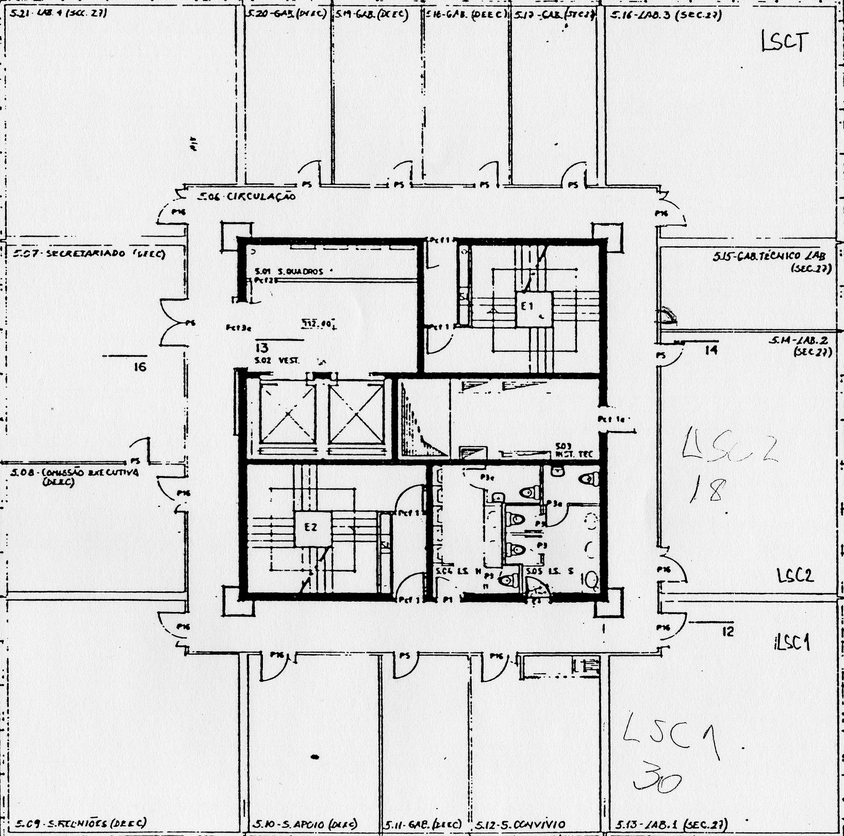
%> input picture matlab_pioneer/Piso005crop.png, 844 x 836 px, shrunk from 1637 x 1623 before the run
$ octave trajectory.m   (GNU Octave 9; MATLAB toolbox functions it lacks are replaced by stand-ins)
%> lines starting %> are read from the running program, lines starting %| are printed output that depends on the picture
%pchip
close all
piso5=imread('Piso005crop.png');
%> piso5 is the input picture: size 836x844x3 uint8; min 0, max 255, mean 218.7
imshow(piso5);
hold on;
x=[2 2.25 2.5 3        6.25 6.90 7         7 7.25 7.5 7.75 9      20.5 21 21.3 21.50    21.5 21.3 20.75 20.25   3 2.5 2.25 2];
y=[24 22 21.5 21.25   21.25 20.75 20.25   8.25 7.75 7.5 7.25 7   7 7.20 7.4 8.25       20.25 20.75 21.1 21.25  21.25 21.5 22 24];
t=1:1:length(x);
sx=pchip(t,57*x);
sy=pchip(t,57*(28.5-y));
tempo=1:0.01:length(x);
plot(ppval(sx,tempo),ppval(sy,tempo),'b');
plot(57*x,57*(28.5-y),'bo');
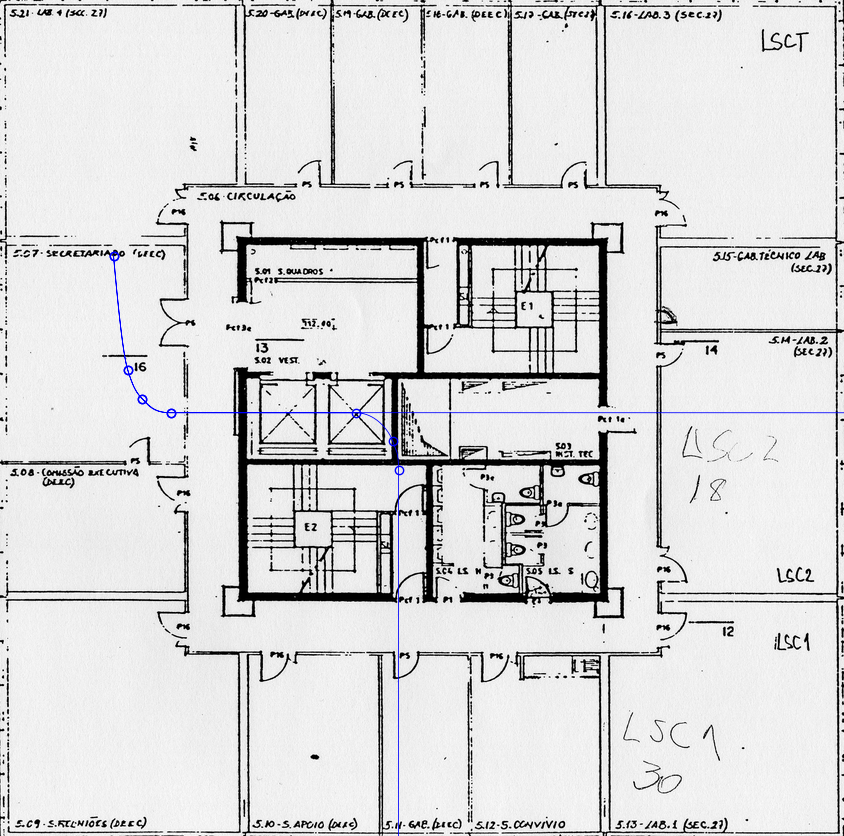
%> figure redrawn from the program's plot data

%spline
figure
imshow(piso5);
hold on;
x=[2 3 6 7 7 9 19 22 22 21.5 19 15 8 3 2];
y=[26 21.25 21.5 18 9 7 7 9 14 20 21.5 21.5 21.5 21 26];
t=1:1:length(x);
px=spline(t,57*x);
py=spline(t,57*(28.5-y));
plot(ppval(px,tempo),ppval(py,tempo),'r');
plot(57*x,57*(28.5-y),'ro');
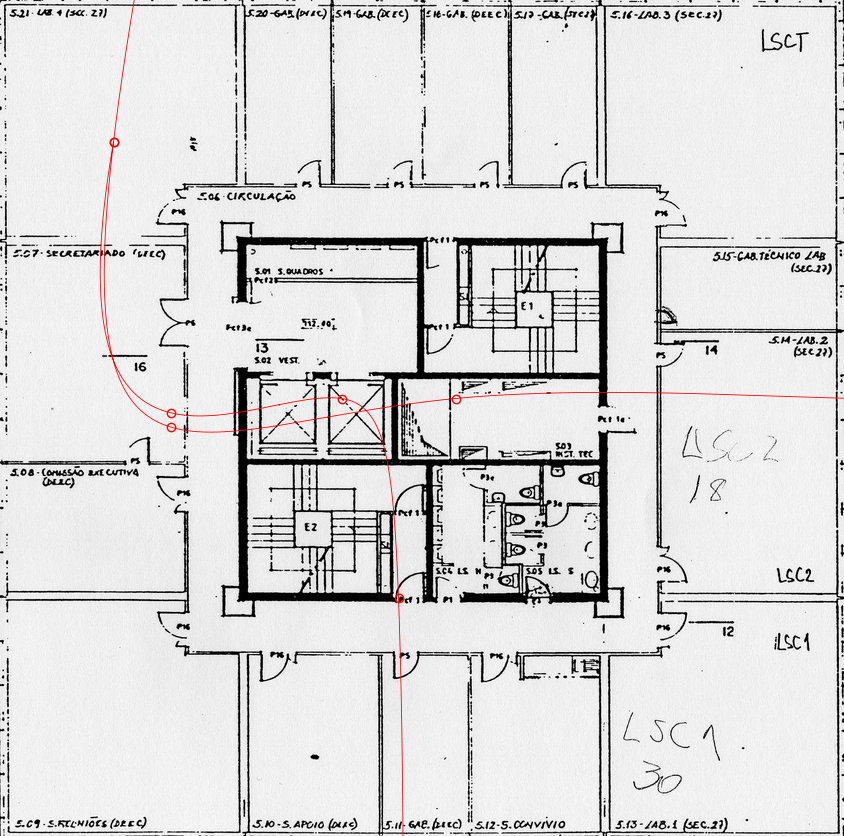
%> figure redrawn from the program's plot data

% [6 lines of commented-out code are left out]

pos=[x;y];
for i=1:length(x)-1
    dist(i)=sqrt((x(i)-x(i+1))^2+(y(i)-y(i+1))^2);
    inttempo(i)=dist(i)/0.1;
end
sum(inttempo)
